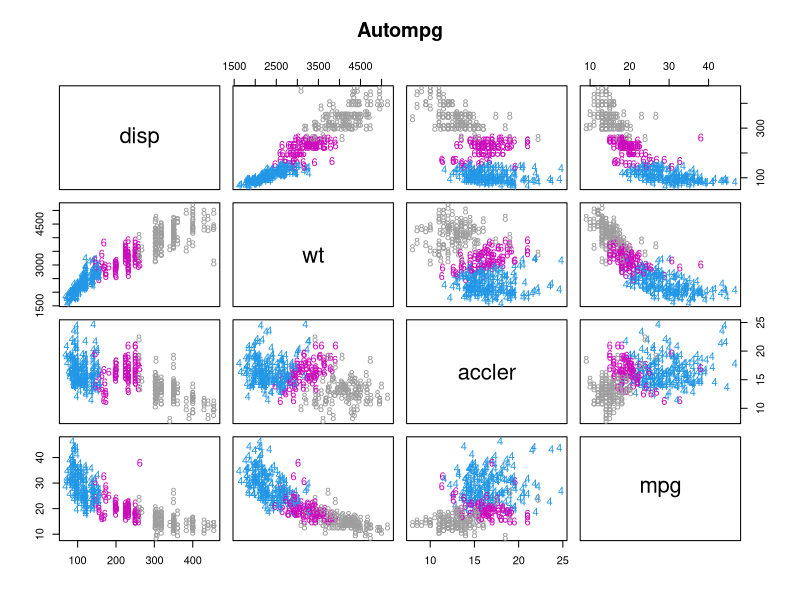
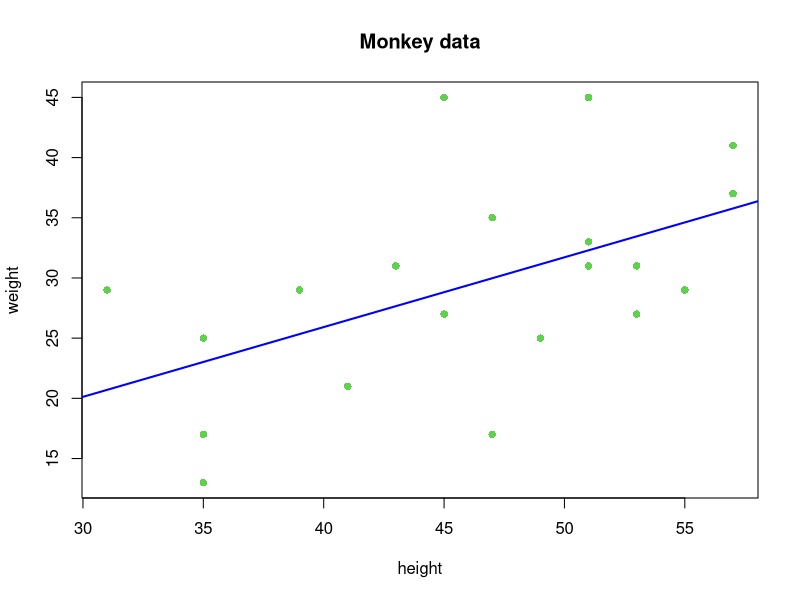
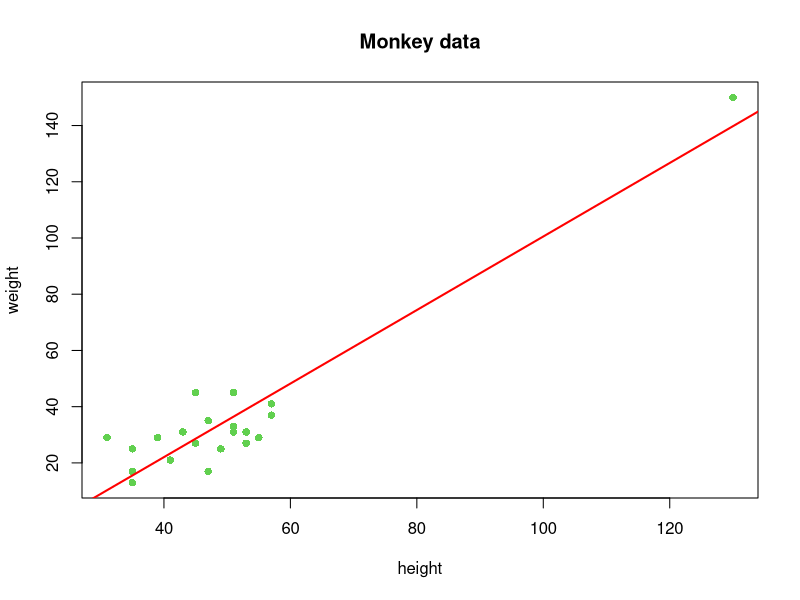

Write the R code that produced these figures, in order.
# lec8_1.r
# 상관분석
# Correlation coefficent
# 상관계수: cor(변수1, 변수2)

# set working directory
setwd("D:/tempstore/moocr")

# autompg data
car<-read.csv("autompg.csv")
#head(car)
#dim(car)

# subset of car : cyl (4,6,8)
car1<-subset(car, cyl==4 | cyl==6 | cyl==8)
attach(car1)

# cor의 디폴트는 pearson의 상관계수
# kendall의 상관계 혹은 spearman의 상관계수를 구할때는
# cor(변수1,변수2, method=c("spearman"))

#correlation
cor(wt, mpg)
cor(disp, mpg)
cor(accler, mpg)

# 상관계수와 산점도
# 6. pariwise plot
# new variable lists
vars1<-c("disp", "wt", "accler", "mpg")
# pariwise plot
pairs(car1[vars1], main ="Autompg",cex=1, col=as.integer(car1$cyl),pch =substring((car1$cyl),1,1))
# 1)차량무게와 배기량과는 정비례관계 (양의상관계수)
# 2)MPG(연비)와 (wt, disp)는 상관성이 높다. (반비례 음의 상관계수)
# 3)cylinder별로 색으로 표시 (파란색:4, 진한핑크:6, 회색:8)
# 상관계수(r)는 절대값이 0에서 1사이이다. 0에 가까울수록 상관관계가 없다. 1일수록 강한 상관성이 있다.

## 통계치와 그래프 - Monkey 데이터 + king kong 한마리
## 이상치의 존재로 상관성에 대한 결과값이 바뀔 수 있다.
## 한 마리의 킹콩 데이터가 몸무게와 신장 간  상관관에 대한 해석을 완전히 바꿔놓을 수 있다.
## Watch out!!
## Monkey data
monkey<-read.csv("monkey.csv")
head(monkey)
dim(monkey)
attach(monkey)

# correlation coefficients
cor(height, weight)
# scatterplot for weight and height
par(mfrow=c(1, 1))
plot(height, weight, pch=16, col=3,main="Monkey data")

# add the best fit linear line (lec4_3.R)
abline(lm(weight~height), col="blue", lwd=2, lty=1)

# linear model and summary of linear model
m1<-lm(weight~height)
summary(m1)

## Monkey data + Kingkong
monkey1<-read.csv("monkey_k.csv")
head(monkey1)
dim(monkey1)
attach(monkey1)

# correlation coefficients
cor(height, weight)
# scatterplot for weight and height
par(mfrow=c(1, 1))
plot(height, weight, pch=16, col=3,main="Monkey data")

# add the best fit linear line (lec4_3.R)
abline(lm(weight~height), col="red", lwd=2, lty=1)

# linear model and summary of linear model for monkey+king kong
m2<-lm(weight~height)
summary(m2)

  